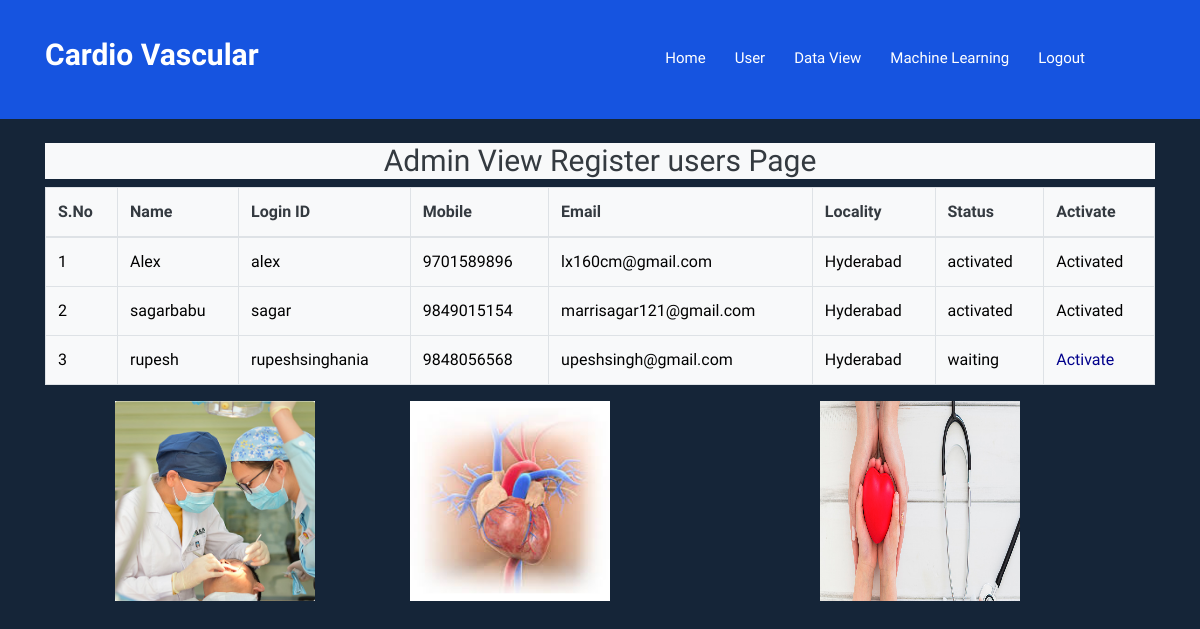
Page /RegisterUsersView/ on the committed database.
### users/models.py (models this page shows, shortened)
class UserRegistrationModel(models.Model):
    name = models.CharField(max_length=100)
    loginid = models.CharField(unique=True,max_length=100)
    password = models.CharField(max_length=100)
    mobile = models.CharField(max_length=100)
    email = models.CharField(max_length=100)
    locality = models.CharField(max_length=100)
    address = models.CharField(max_length=1000)
    city = models.CharField(max_length=100)
    state = models.CharField(max_length=100)
    status  = models.CharField(max_length=100)
    class Meta:
        db_table='Users'

### admins/views.py (the view)
# urls.py: path('RegisterUsersView/',admns.RegisterUsersView,name='RegisterUsersView'),
def RegisterUsersView(request):
    data = UserRegistrationModel.objects.all()
    return render(request,'admins/ViewRegisterUsers.html',{'data':data})

### assets/templates/admins/ViewRegisterUsers.html
{% extends 'admins/AdminBase.html'%}
{%block contents%}
 <p class="footer_title bg-light text-dark">
    <center>
     <h2 class="bg-light text-dark">Admin View Register users Page</h2>
<span class="byline bg-light text-dark" >
    <table class="table table-bordered bg-light text-dark">
    <thead>
      <tr>
        <th>S.No</th>
        <th>Name</th>
        <th>Login ID</th>
        <th>Mobile</th>
        <th>Email</th>
        <th>Locality</th>
        <th>Status</th>
        <th>Activate</th>
      </tr>
    </thead>
    <tbody>
    {% for i in data %}
                                            <tr style="color: Black">
                                                <td>{{forloop.counter}}</td>
                                                <td>{{i.name}}</td>
                                                <td>{{i.loginid}}</td>
                                                <td>{{i.mobile}}</td>
                                                <td>{{i.email}}</td>
                                                <td>{{i.locality}}</td>
                                                <td>{{i.status}}</td>
                                                {% if i.status == 'waiting' %}
                                                <td><a class="btn-link" href="/ActivaUsers/?uid={{ i.id }}"
                                                       style="color:DARKBLUE">Activate</a></td>
                                                {% else %}
                                                <td> Activated</td>
                                                {% endif %}
                                            </tr>
                                            {% endfor %}
    </tbody>
  </table>
</span>
    </center>
 </p>
{%endblock%}

### rows in the picture
UserRegistrationModel: name "Alex", loginid "alex", mobile "9701589896", email "lx160cm@gmail.com", locality "Hyderabad", status "activated", shows "Activated"
UserRegistrationModel: name "sagarbabu", loginid "sagar", mobile "9849015154", email "marrisagar121@gmail.com", locality "Hyderabad", status "activated", shows "Activated"
UserRegistrationModel: name "rupesh", loginid "rupeshsinghania", mobile "9848056568", email "upeshsingh@gmail.com", locality "Hyderabad", status "waiting"
